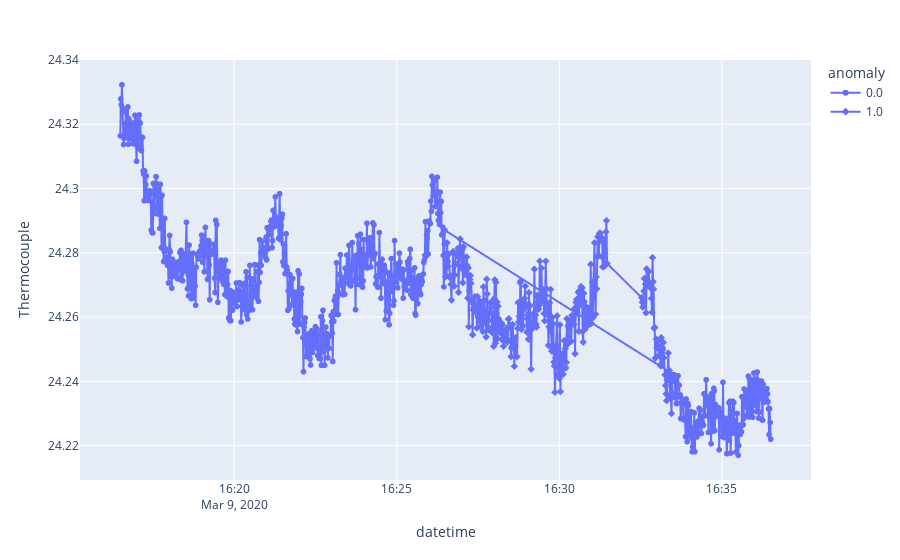

Notebook code for this chart:
### Code cell
fig = px.line(df, x='datetime', y='Thermocouple', markers='r', symbol="anomaly")

fig.show()

### Figure 1 — Plotly figure (JSON) as saved in the notebook; plotly's stock layout.template omitted (floating-point values rounded to 4 significant figures; data arrays with more than 128 entries replaced by an {"elided": "..."} marker saying what was removed)
{"data": [{"hovertemplate": "anomaly=0.0<br>datetime=%{x}<br>Thermocouple=%{y}<extra></extra>", "legendgroup": "0.0", "line": {"color": "#636efa", "dash": "solid"}, "marker": {"symbol": "circle"}, "mode": "markers+lines", "name": "0.0", "showlegend": true, "type": "scattergl", "x": {"elided": "730 str values"}, "xaxis": "x", "y": {"elided": "730 float values"}, "yaxis": "y"}, {"hovertemplate": "anomaly=1.0<br>datetime=%{x}<br>Thermocouple=%{y}<extra></extra>", "legendgroup": "1.0", "line": {"color": "#636efa", "dash": "solid"}, "marker": {"symbol": "diamond"}, "mode": "markers+lines", "name": "1.0", "showlegend": true, "type": "scattergl", "x": {"elided": "333 str values"}, "xaxis": "x", "y": {"elided": "333 float values"}, "yaxis": "y"}], "layout": {"legend": {"title": {"text": "anomaly"}, "tracegroupgap": 0}, "margin": {"t": 60}, "xaxis": {"anchor": "y", "domain": [0, 1], "title": {"text": "datetime"}}, "yaxis": {"anchor": "x", "domain": [0, 1], "title": {"text": "Thermocouple"}}}}
